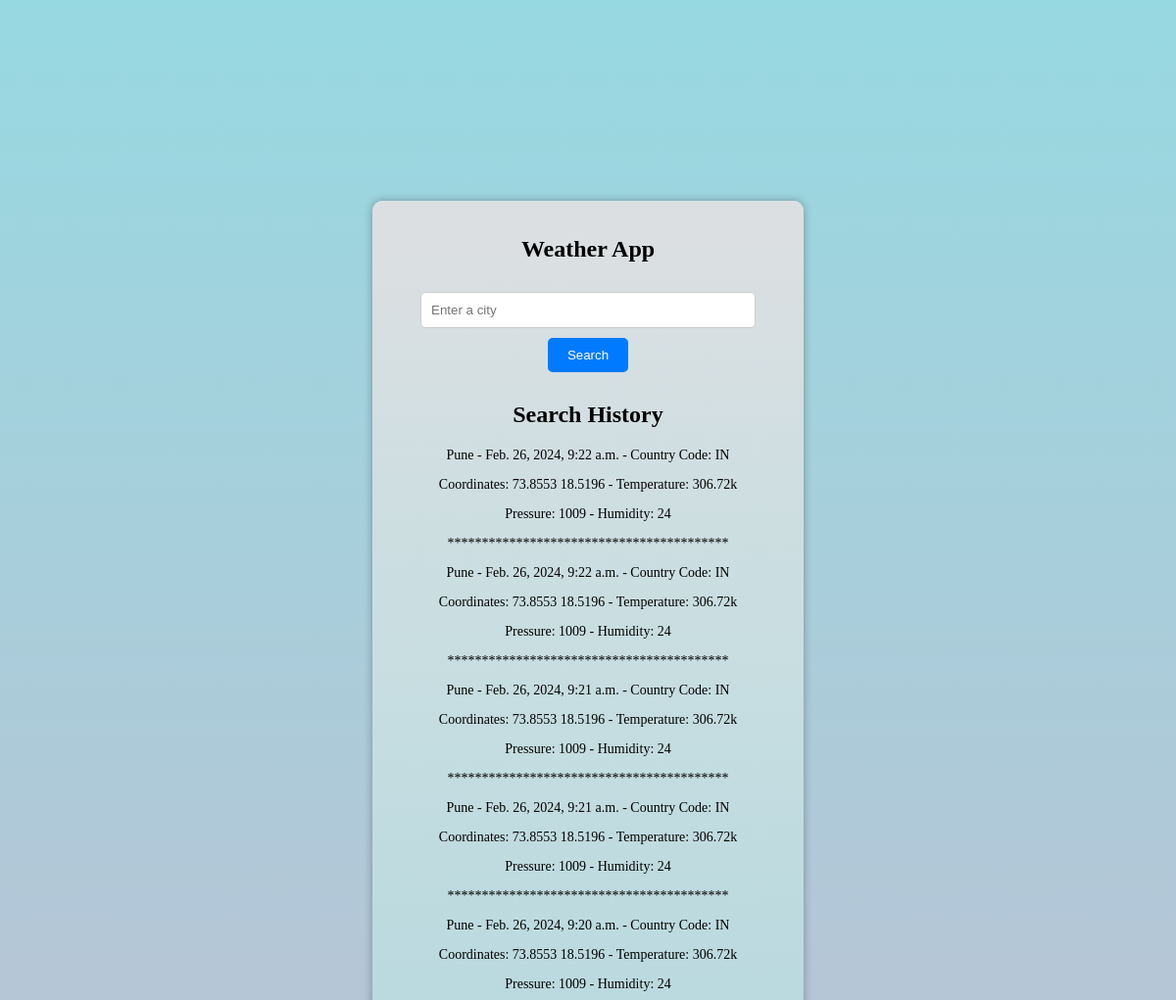
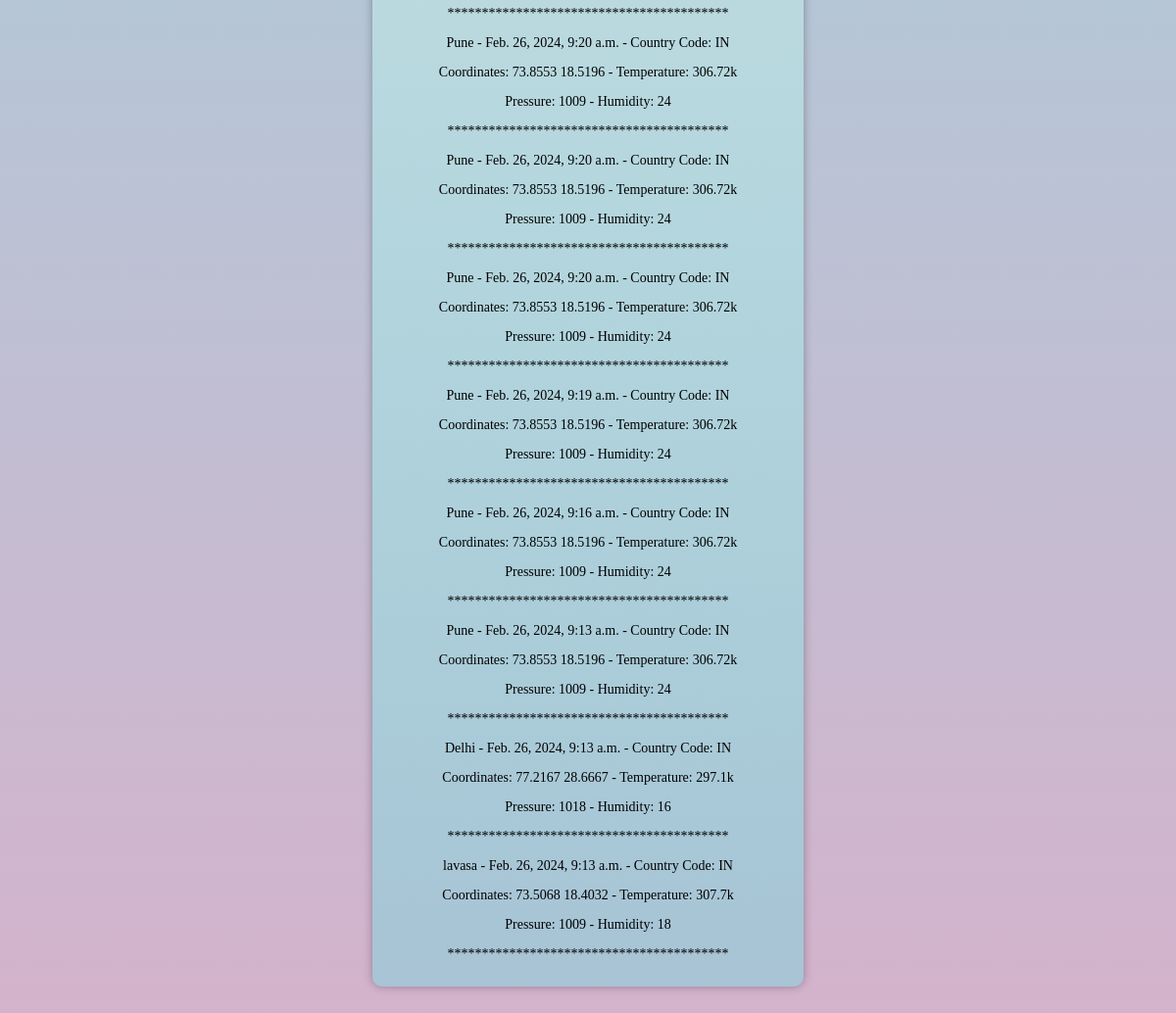
The page / on the database its author committed (2 pictures, top to bottom).
### app/models.py (models this page shows)
class SearchHistory(models.Model):
    city = models.CharField(max_length=100)
    country_code = models.CharField(max_length=10)
    coordinate = models.CharField(max_length=50)
    temperature = models.CharField(max_length=20)
    pressure = models.CharField(max_length=20)
    humidity = models.CharField(max_length=20)
    timestamp = models.DateTimeField(auto_now_add=True)

### app/views.py (the view, shortened to what this page needs)
# urls.py: path('', views.index),
def index(request):
    data = {}
    search_history = SearchHistory.objects.all().order_by('-timestamp')
    return render(request, "app/index.html", {"data": data, "search_history": search_history})

### app/templates/app/index.html (shortened to what this page needs)
<!DOCTYPE html>
<html lang="en">
<head>
</head>
<body>
    <div class="container">
        <h1>Weather App</h1>
        <form method="post">
            <input type="text" name="city" id="locationInput" placeholder="Enter a city">
            <button type="submit" id="searchButton">Search</button>
        </form>
        <div class="search-history">
            <h2>Search History</h2>
            {% if search_history %}
                {% for item in search_history %}
                    <p>{{ item.city }} - {{ item.timestamp }} - Country Code: {{ item.country_code }}</p>
                    <p>Coordinates: {{ item.coordinate }} - Temperature: {{ item.temperature }}</p>
                    <p>Pressure: {{ item.pressure }} - Humidity: {{ item.humidity }}</p>
                    <P>*****************************************</P>
                {% endfor %}
            {% else %}
                <p>No search history available.</p>
            {% endif %}
        </div>
    </div>
</body>
</html>

### app/templates/app/index.html (style rules this page uses)
body { font-family: Arial, sans-serif; background-color: #D9AFD9; background-image: linear-gradient(0deg, #d9afc9ec 0%, #97D9E1 100%); margin: 0; padding: 0; }
.container { max-width: 400px; margin: 205px auto; text-align: center; padding: 20px; background-image: linear-gradient( 179.4deg, rgb(220, 223, 225) 1.8%, rgba(22, 255, 243, 0.224) 97.1% ); border-radius: 10px; box-shadow: 0 0 10px rgba(0, 0, 0, 0.3); font-family: 'Times New Roman', Times, serif; }
h1 { font-size: 24px; margin-bottom: 20px; }
input[type="text"] { width: 80%; padding: 10px; margin: 10px 0; border: 1px solid #ccc; border-radius: 5px; }
button { background-color: #007BFF; color: #fff; border: none; padding: 10px 20px; border-radius: 5px; cursor: pointer; }
.search-history { margin-top: 30px; }
.search-history p { font-size: 14px; margin-bottom: 5px; }

### rows shown on the page
SearchHistory: city "Pune", timestamp "Feb. 26, 2024, 9:22 a.m.", country_code "IN", coordinate "73.8553 18.5196", temperature "306.72k", pressure "1009", humidity "24"
SearchHistory: city "Pune", timestamp "Feb. 26, 2024, 9:22 a.m.", country_code "IN", coordinate "73.8553 18.5196", temperature "306.72k", pressure "1009", humidity "24"
SearchHistory: city "Pune", timestamp "Feb. 26, 2024, 9:21 a.m.", country_code "IN", coordinate "73.8553 18.5196", temperature "306.72k", pressure "1009", humidity "24"
SearchHistory: city "Pune", timestamp "Feb. 26, 2024, 9:21 a.m.", country_code "IN", coordinate "73.8553 18.5196", temperature "306.72k", pressure "1009", humidity "24"
SearchHistory: city "Pune", timestamp "Feb. 26, 2024, 9:20 a.m.", country_code "IN", coordinate "73.8553 18.5196", temperature "306.72k", pressure "1009", humidity "24"
SearchHistory: city "Pune", timestamp "Feb. 26, 2024, 9:20 a.m.", country_code "IN", coordinate "73.8553 18.5196", temperature "306.72k", pressure "1009", humidity "24"
SearchHistory: city "Pune", timestamp "Feb. 26, 2024, 9:20 a.m.", country_code "IN", coordinate "73.8553 18.5196", temperature "306.72k", pressure "1009", humidity "24"
SearchHistory: city "Pune", timestamp "Feb. 26, 2024, 9:20 a.m.", country_code "IN", coordinate "73.8553 18.5196", temperature "306.72k", pressure "1009", humidity "24"
SearchHistory: city "Pune", timestamp "Feb. 26, 2024, 9:19 a.m.", country_code "IN", coordinate "73.8553 18.5196", temperature "306.72k", pressure "1009", humidity "24"
SearchHistory: city "Pune", timestamp "Feb. 26, 2024, 9:16 a.m.", country_code "IN", coordinate "73.8553 18.5196", temperature "306.72k", pressure "1009", humidity "24"
SearchHistory: city "Pune", timestamp "Feb. 26, 2024, 9:13 a.m.", country_code "IN", coordinate "73.8553 18.5196", temperature "306.72k", pressure "1009", humidity "24"
SearchHistory: city "Delhi", timestamp "Feb. 26, 2024, 9:13 a.m.", country_code "IN", coordinate "77.2167 28.6667", temperature "297.1k", pressure "1018", humidity "16"
SearchHistory: city "lavasa", timestamp "Feb. 26, 2024, 9:13 a.m.", country_code "IN", coordinate "73.5068 18.4032", temperature "307.7k", pressure "1009", humidity "18"
